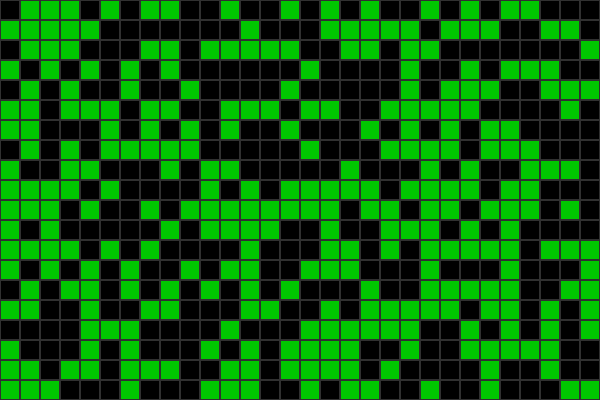
Frame 1 (no input)
Frame 60 (the mouse pressed at the canvas centre just before this capture): identical to frame 1, image omitted
Frame 120 (the mouse held since frame 60 and released just before this capture): identical to frame 1, image omitted

The Processing sketch that drew this single still picture (run headless with seeded random() and noise(); from frame 60 on, the mouse is pressed at the canvas centre):

// Processing sketch: JuegoVida
// ── JuegoVida.pde
// Tamaño de la celda
int cellSize = 20;

// Probalidad de Celulas
float cellProbability = 0.5;

// Tablero de celulas
int [][] board;
int [][] nextBoard;

// Color de las celulas
color alive = color(0, 200, 0);
color dead = color(0);

void setup() {
    size(600, 400);

    // Arreglos instanciados
    board = new int[width/cellSize][height/cellSize];
    nextBoard = new int[width/cellSize][height/cellSize];

    background(0);
    stroke(48);
    strokeWeight(2);
    noSmooth();

    // Rellenando el talero
    for (int x = 0; x < width/cellSize; x++) {
        for (int y = 0; y < height/cellSize; y++) {
            float value = random(1);
            if (value > cellProbability) {
                board[x][y] = 0;
            } else {
                board[x][y] = 1;
            }
        }
    }
}

void draw() {
    // Dibujando el tablero
    for (int x = 0; x < width/cellSize; x++) {
        for (int y = 0; y < height/cellSize; y++) {
            if (board[x][y] == 1) {
                fill(alive);
            } else {
                fill(dead);
            }
            rect (x*cellSize, y*cellSize, cellSize, cellSize);
        }
    }
}
